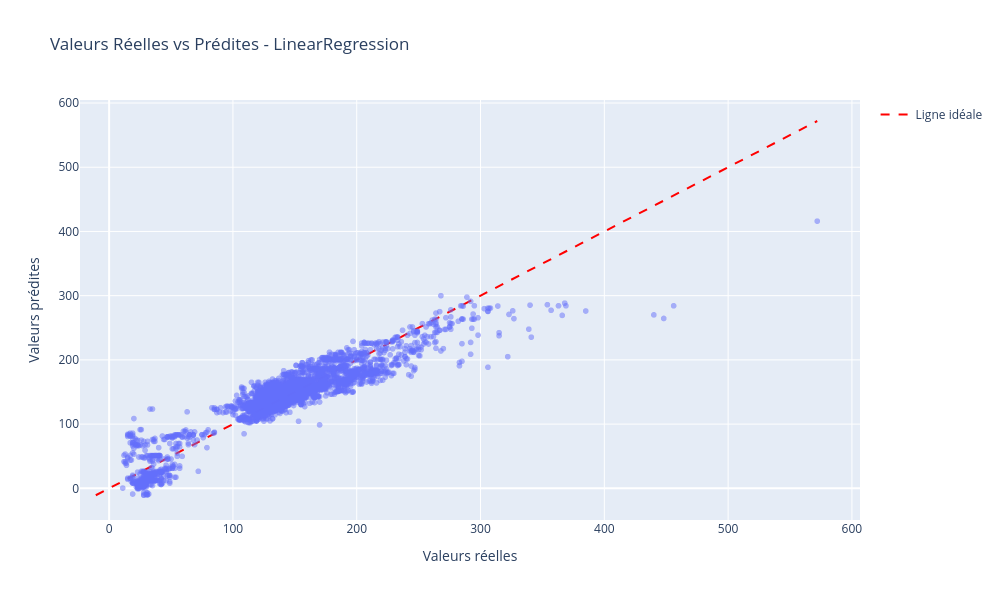

The notebook cell saved with this chart:
### Code cell
affichage_valeurs_reelles_vs_predites_plotly(y_test, predictions_lr, 'LinearRegression')

### Figure 1 — Plotly figure (JSON) as saved in the notebook; plotly's stock layout.template omitted (floating-point values rounded to 4 significant figures; data arrays with more than 128 entries replaced by an {"elided": "..."} marker saying what was removed)
{"data": [{"hovertemplate": "Valeurs réelles=%{x}<br>Valeurs prédites=%{y}<extra></extra>", "legendgroup": "", "marker": {"color": "#636efa", "opacity": 0.5, "symbol": "circle"}, "mode": "markers", "name": "", "showlegend": false, "type": "scattergl", "x": {"elided": "4779 int values"}, "xaxis": "x", "y": {"elided": "4779 float values"}, "yaxis": "y"}, {"line": {"color": "red", "dash": "dash"}, "mode": "lines", "name": "Ligne idéale", "type": "scatter", "x": [-10.77, 572], "y": [-10.77, 572]}], "layout": {"height": 600, "legend": {"tracegroupgap": 0}, "title": {"text": "Valeurs Réelles vs Prédites - LinearRegression"}, "width": 1000, "xaxis": {"anchor": "y", "domain": [0, 1], "showgrid": true, "title": {"text": "Valeurs réelles"}}, "yaxis": {"anchor": "x", "domain": [0, 1], "showgrid": true, "title": {"text": "Valeurs prédites"}}}}
